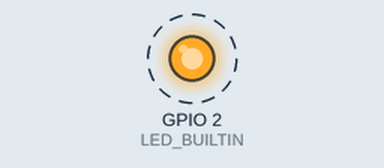
The sketch below on a simulated ESP8266 (NodeMCU). Shown: output pins drawn as LEDs (lit = HIGH, except the on-board LED, lit = LOW). Dashed ring = blinking. WiFi joins after 1.5 s; servers stay silent unless stated; uploads are accepted with an empty reply; what the sketch prints to the serial monitor is not drawn.

Above: at 7.8 s.
Timing chart, 0 to 10.6 s (numbered marks = the images above):
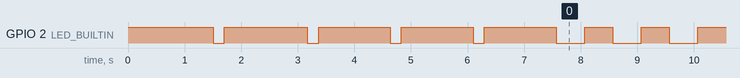

The sketch:

ipgw.ino
```cpp
#include <ESP8266WiFi.h>
#include <ESP8266WiFiMulti.h>
#include <string>
#include <cstdio>

const String USERNAME = "YOUR_ID"; // 校园网用户名
const String PASSWORD = "YOUR_PASSWORD"; // 校园网密码

ESP8266WiFiMulti WiFiMulti;

void setup()
{
    Serial.begin(115200);
    pinMode(LED_BUILTIN, OUTPUT);
    digitalWrite(LED_BUILTIN, HIGH);

    // 添加可连接的WiFi SSID和密码
    WiFi.mode(WIFI_STA);
    WiFiMulti.addAP("NEU-2.4G", "");
    WiFiMulti.addAP("NEU", "");

    Serial.println();
    Serial.print("Wait for WiFi... ");

    while (WiFiMulti.run() != WL_CONNECTED)
    {
        Serial.print(".");
        delay(500);
    }

    Serial.println("");
    Serial.println("WiFi connected");
    Serial.println("IP address: ");
    Serial.println(WiFi.localIP());
    digitalWrite(LED_BUILTIN, LOW);
    delay(200);
    digitalWrite(LED_BUILTIN, HIGH);

    WiFiClient client;

    // 在ipgw之前，先进行一次公网请求
    Serial.println("#0 connect 198.18.0.1 ");
    if (!client.connect("198.18.0.1", 80))
    {
        Serial.println("connection failed");
    }

    // 首先需要获取ac_id，不同网络环境下ac_id不同
    Serial.println("#1 connect ipgw to get ac_id");
    if (!client.connect("ipgw.neu.edu.cn", 80))
    {
        Serial.println("connection failed");
        return;
    }
    client.print("GET /index_1.html HTTP/1.1\r\n");
    client.print("Host: ipgw.neu.edu.cn\r\n");
    client.print("User-Agent: Mozilla/5.0 (Windows NT 10.0; Win64; x64)\r\n");
    client.print("\r\n");
    Serial.println("receiving from remote server by GET ipgw ac_id");
    String re = client.readString();
    char *ac_id = strstr(re.c_str(), "ac_id=");
    String ac_id_s = "";
    size_t cnt = 0;
    for (size_t i = 0; i < strlen(ac_id); i++)
    {
        if (ac_id[i] == '&')
        {
            break;
        }
        if (i != 0 && ac_id[i - 1] == '=')
        {
            ac_id_s += ac_id[i];
            cnt = 1;
            continue;
        }
        if (cnt == 1)
        {
            ac_id_s += ac_id[i];
        }
    }
    Serial.println("ac_id: " + ac_id_s);
    client.stop();
    digitalWrite(LED_BUILTIN, LOW);
    delay(200);
    digitalWrite(LED_BUILTIN, HIGH);

    Serial.println("#2 connect SSO to get LT");
    if (!client.connect("pass.neu.edu.cn", 80))
    {
        Serial.println("connection failed");
        Serial.println("wait 5 sec...");
        delay(5000);
        return;
    }
    client.print("GET /tpass/login?service=http%3A%2F%2Fipgw.neu.edu.cn%2Fsrun_portal_sso%3Fac_id%3D" + ac_id_s + " HTTP/1.1\r\n");
    client.print("Host: pass.neu.edu.cn\r\n");
    client.print("Connection: keep-alive\r\n");
    client.print("User-Agent: Mozilla/5.0 (Windows NT 10.0; Win64; x64) AppleWebKit/537.36 (KHTML, like Gecko) Chrome/99.0.4844.74 Safari/537.36 Edg/99.0.1150.46\r\n");
    client.print("\r\n");
    String line = client.readString();
    char *lt = strstr(line.c_str(), "lt");
    cnt = 0;
    String lt_s;
    for (size_t i = 0; i < strlen(lt); i++)
    {
        if (cnt == 4 && lt[i] != '\"')
        {
            lt_s += lt[i];
        }
        if (cnt == 5)
        {
            break;
        }
        if (lt[i] == '\"')
        {
            cnt++;
        }
    }

    char *lp = strstr(line.c_str(), "id=\"loginForm\" action=\"");
    // 需要把loginPath获取到
    String lp_s;
    cnt = 0;
    for (size_t i = 0; i < strlen(lp); i++)
    {
        if (cnt == 3 && lp[i] != '\"')
        {
            lp_s += lp[i];
        }
        if (cnt == 4)
        {
            break;
        }
        if (lp[i] == '\"')
        {
            cnt++;
        }
    }
    char ul[10];
    char pl[20];
    sprintf(ul, "%d", USERNAME.length());
    sprintf(pl, "%d", PASSWORD.length());
    String login_body = "rsa=" + USERNAME + PASSWORD + lt_s + "&ul=" + ul + "&pl=" + pl + "&lt=" + lt_s +
                        "&execution=e1s1&_eventId=submit";

    Serial.println("payload is ready");
    client.stop();

    char *cookie = strstr(lp_s.c_str(), "jsessionid_tpass=");
    String cookie_s;
    cnt = 0;
    for (size_t i = 0; i < strlen(cookie); i++)
    {
        if (cookie[i] == '=')
        {
            cnt = 1;
            continue;
        }
        if (cnt == 1 && cookie[i] != '?')
        {
            cookie_s += cookie[i];
        }
        if (cookie[i] == '?')
        {
            break;
        }
    }
    digitalWrite(LED_BUILTIN, LOW);
    delay(200);
    digitalWrite(LED_BUILTIN, HIGH);

    Serial.println("#3 POST payload to get the ticket");
    if (!client.connect("pass.neu.edu.cn", 80))
    {
        Serial.println("connection failed");
        return;
    }
    char body_len[10];
    sprintf(body_len, "%d", login_body.length());
    String body_len_s = String(body_len);

    client.print("POST " + lp_s + " HTTP/1.1\r\n");
    client.print("Content-Type: application/x-www-form-urlencoded\r\n");
    client.print("Host: pass.neu.edu.cn\r\n");
    client.print("User-Agent: Mozilla/5.0 (Windows NT 10.0; Win64; x64)\r\n");
    client.print("Origin: http://pass.neu.edu.cn\r\n");
    client.print("Connection: keep-alive\r\n");
    client.print("Cookie: Language=zh_CN; jsessionid_tpass=" + cookie_s + "\r\n");
    client.print("Content-Length: " + body_len_s + "\r\n");
    client.print("\r\n");
    client.print(login_body);

    Serial.println("receiving from remote server by POST");
    line = client.readString();
    Serial.printf("line len: %d\n", line.length());
    client.stop();

    char *location = strstr(line.c_str(), "Location: ");
    cnt = 0;
    String location_s;
    size_t len = strlen(location);
    for (size_t i = 0; i < len; i++)
    {
        if (location[i] == '\r' || location[i] == '\n')
        {
            break;
        }
        if (location[i] == '/')
        {
            cnt++;
        }
        if (cnt == 3)
        {
            location_s += location[i];
        }

    }

    Serial.println(location_s);
    digitalWrite(LED_BUILTIN, LOW);
    delay(200);
    digitalWrite(LED_BUILTIN, HIGH);

    Serial.println("#4 use ticket to login ipgw");
    if (!client.connect("ipgw.neu.edu.cn", 80))
    {
        Serial.println("connection failed");
        return;
    }
    char *ticket = strstr(location_s.c_str(), "ticket=");
    Serial.println("GET /v1/srun_portal_sso?ac_id=" + ac_id_s + ";" + ticket);
    client.print("GET /v1/srun_portal_sso?ac_id=" + ac_id_s + ";" + ticket + " HTTP/1.1\r\n");
    client.print("Host: ipgw.neu.edu.cn\r\n");
    client.print("Connection: keep-alive\r\n");
    client.print("Accept: */*\r\n");
    client.print("Accept-Encoding: gzip, deflate\r\n");
    client.print("User-Agent: Mozilla/5.0 (Windows NT 10.0; Win64; x64)\r\n");
    client.print("\r\n");
    Serial.println("receiving from remote server by GET ipgw v1");
    line = client.readString();
    Serial.println(line);
    client.stop();

    digitalWrite(LED_BUILTIN, HIGH);

    Serial.println("setup end");
}

void loop()
{
    digitalWrite(LED_BUILTIN, LOW);
    delay(500);
    digitalWrite(LED_BUILTIN, HIGH);
    delay(500);
}
```

Measured:
- by itself, GPIO 2 (LED_BUILTIN): goes LOW 0.20 s, HIGH 1.5 s, 3 × (LOW 0.20 s, HIGH 1.3 s), 122 × (LOW 0.50 s, HIGH 0.50 s), then LOW
